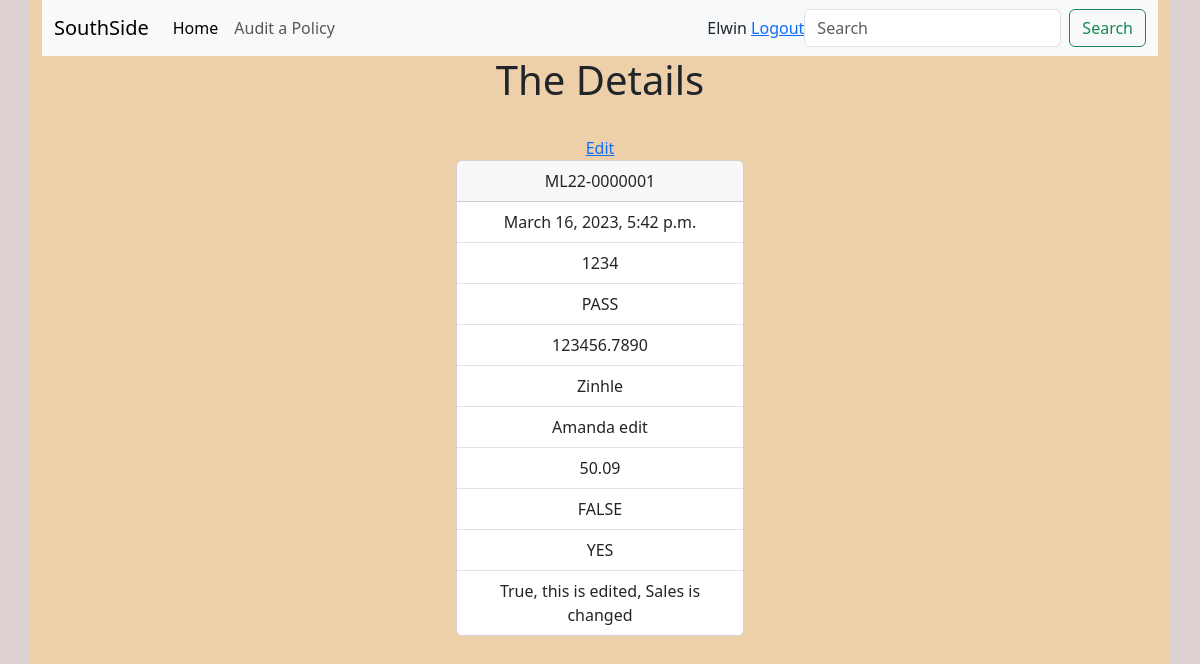
The app's page /Detail/1 (signed in) with its own data.
### SouthsideApp/models.py (models this page shows, shortened)
class QACModels(models.Model):
    Date = models.DateTimeField(auto_now_add=True)
    QA_Agent = models.ForeignKey(User, null=True, on_delete=models.CASCADE)
    Policy_Number = models.CharField(max_length=12)
    Case_Number = models.CharField(max_length=7)
    AVS_Check = models.CharField(choices=AVS, max_length=12)
    Caller_ID = models.CharField(max_length=50)
    Sales_Agent = models.CharField(max_length=50)
    Call_duration = models.CharField(max_length=10)
    Start_date = models.CharField(max_length=20)
    Premium = models.DecimalField(max_digits=6, decimal_places=2)
    Debit_date = models.CharField(max_length=10)
    Cover_amount = models.CharField(max_length=10)
    QA_Correct = models.CharField(choices=QA_Outcome, max_length=5)
    KPA = models.CharField(choices=KPA_Outcome, max_length=15)
    HIV_Required = models.CharField(choices=HIV_Test,  max_length=3)
    Comment = models.TextField(max_length=200)

### SouthsideApp/views.py (the view)
# urls.py: path('Detail/<int:List_id>', views.Detail, name='Detail'),
@login_required(login_url='LoginPage')
def Detail(request, List_id):
    TheList_details = QACModels.objects.get(pk=List_id)
    return render(request, 'SouthsideApp/Detail.html',
                  {'TheList_details':TheList_details})

### SouthsideApp/Templates/SouthsideApp/Detail.html
{% extends 'SouthsideApp/Layout.html' %}
    {% block content %}
    {% include 'SouthsideApp/Nav_agent.html' %}
      <center>
    <h1>The Details</h1>
    <br>
    <a href="{% url 'Edit' TheList_details.id %}">Edit</a>
    <br>
    <div class="card" style="width: 18rem;">
        <div class="card-header">
            {{TheList_details.Policy_Number}}<br>
        </div>
        <ul class="list-group list-group-flush">
          <li class="list-group-item">
            {{TheList_details.Date}}<br>
          </li>
          <li class="list-group-item">
            {{TheList_details.Case_Number}}<br>
          </li>
          <li class="list-group-item">
            {{TheList_details.AVS_Check}}<br>
          </li>
          <li class="list-group-item">
            {{TheList_details.Caller_ID}}<br>
        </li>
          <li class="list-group-item">
            {{TheList_details.QA_Agent}}<br>
        </li>
          <li class="list-group-item">
            {{TheList_details.Sales_Agent}}<br>
        </li>
          <li class="list-group-item">
            {{TheList_details.Call_duration}}<br>
        </li>
          <li class="list-group-item">
            {{TheList_details.QA_Correct}}<br>
        </li>
          <li class="list-group-item">
            {{TheList_details.HIV_Required}}<br>
        </li>
          <li class="list-group-item">
            {{TheList_details.Comment}}<br>
        </li>
        </ul>
      </div>
    </center>
    {% endblock %}

### SouthsideApp/Templates/SouthsideApp/Nav_agent.html (shortened to what this page needs)
<nav class="navbar navbar-expand-lg bg-body-tertiary">
    <div class="container-fluid">
      <a class="navbar-brand" href="#">SouthSide</a>
      <div class="collapse navbar-collapse" id="navbarSupportedContent">
        <ul class="navbar-nav me-auto mb-2 mb-lg-0">
          <li class="nav-item">
            <a class="nav-link active" aria-current="page" href="{% url 'Home' %}">Home</a>
          </li>
          <li class="nav-item">
            <a class="nav-link" href="{% url 'TheForm' %}">Audit a Policy</a>
          </li>
        </ul>
        <span>
          {{request.user}}
          <a href="{% url 'LogoutPage' %}">Logout</a>
        </span>
        <form class="d-flex" role="search">
          <input class="form-control me-2" type="search" placeholder="Search" aria-label="Search">
          <button class="btn btn-outline-success" type="submit">Search</button>
        </form>
      </div>
    </div>
  </nav>

### SouthsideApp/static/styles/css.css (style rules this page uses)
body { background-color: rgb(223, 210, 210); }

### records on screen
QACModels: Policy_Number "ML22-0000001", Date "March 16, 2023, 5:42 p.m.", Case_Number "1234", AVS_Check "PASS", Caller_ID "123456.7890", QA_Agent "Zinhle", Sales_Agent "Amanda edit", Call_duration "50.09", QA_Correct "FALSE", HIV_Required "YES", Comment "True, this is edited, Sales is changed"

### other values on screen
{{ request.user }} "Elwin"
